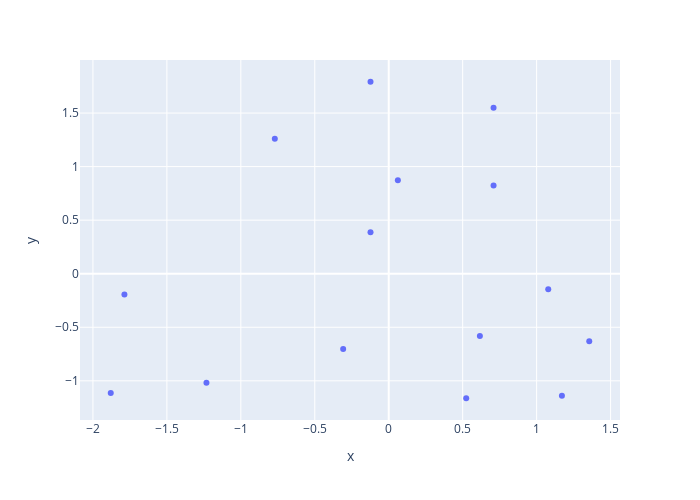

Write notebook code for a chart like this one.
### Code cell
grafico = px.scatter(x = base_salario[:, 0], y = base_salario[:, 1], height = 500, width = 700)
grafico.show()

### Figure 1 — Plotly figure (JSON) as saved in the notebook; plotly's stock layout.template omitted (floating-point values rounded to 4 significant figures)
{"data": [{"hovertemplate": "x=%{x}<br>y=%{y}<extra></extra>", "legendgroup": "", "marker": {"color": "#636efa", "symbol": "circle"}, "mode": "markers", "name": "", "orientation": "v", "showlegend": false, "type": "scatter", "x": [-1.88, -1.233, -1.787, -0.3081, 0.5238, 1.171, 1.356, 0.6163, 1.078, -0.7703, -0.1233, 0.06163, -0.1233, 0.7087, 0.7087], "xaxis": "x", "y": [-1.114, -1.017, -0.1938, -0.7024, -1.163, -1.138, -0.6297, -0.5813, -0.1453, 1.259, 0.3875, 0.8719, 1.792, 0.8235, 1.55], "yaxis": "y"}], "layout": {"height": 500, "legend": {"tracegroupgap": 0}, "margin": {"t": 60}, "width": 700, "xaxis": {"anchor": "y", "domain": [0, 1], "title": {"text": "x"}}, "yaxis": {"anchor": "x", "domain": [0, 1], "title": {"text": "y"}}}}
